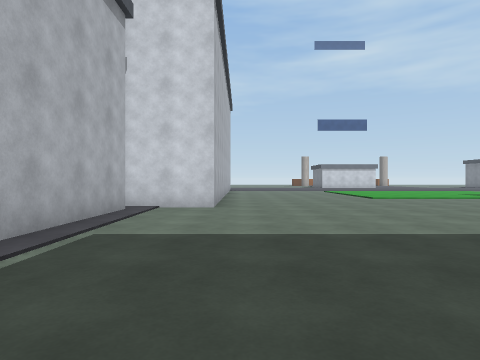
[1] (above)

24 first-person views from a walk through a 3-D level made in the Unity game engine. The camera is 1.2 m above the floor, looks level and sees 75° across. The floor is counted in squares, 2 m on a side. Each view is taken from the middle of a square. On the plan, view 1 faces up. The plan holds only what a view shows up to about 9 squares ahead; the rest is blank. The place goes on beyond the plan.

[2]
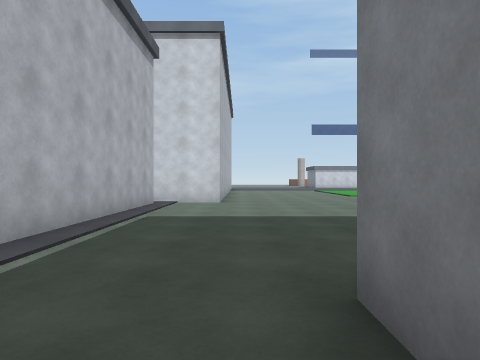

[3]
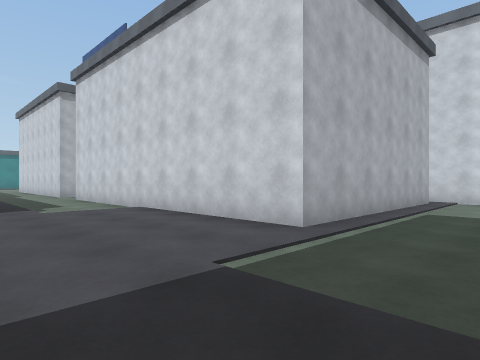

[4]
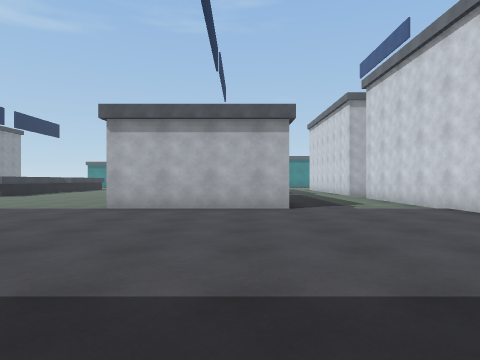

[5]
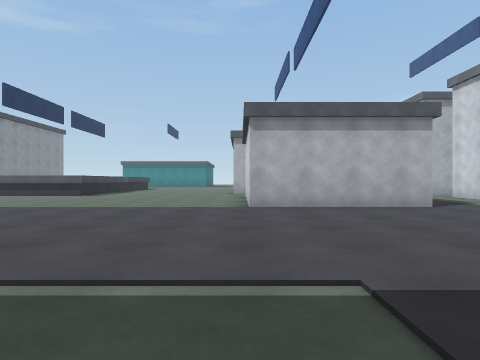

[6]
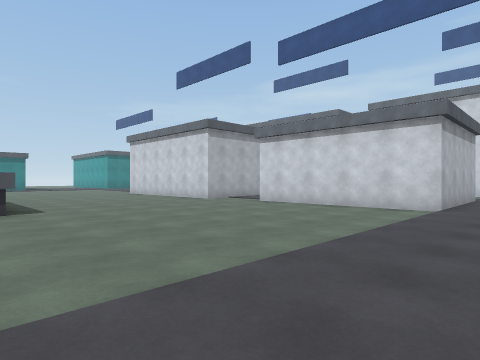

[7]
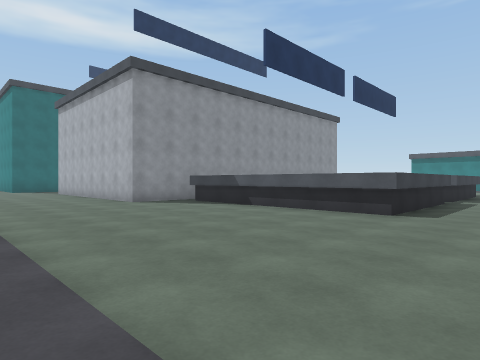

[8]
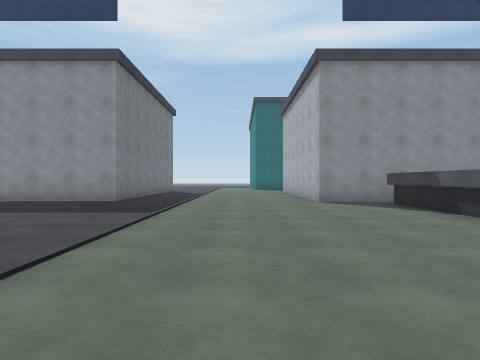

[9]
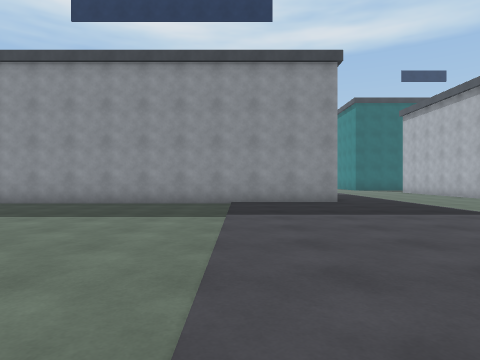

[10]
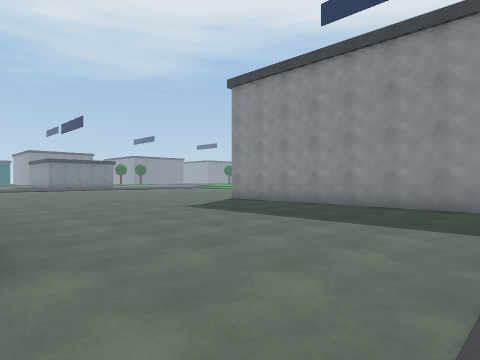

[11]
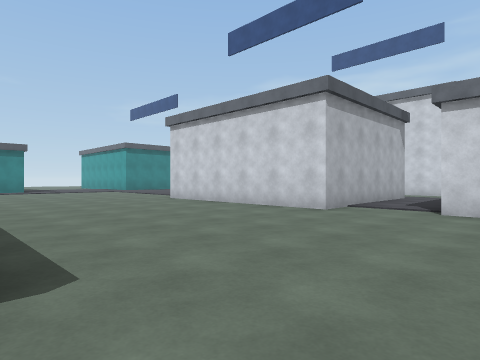

[12]
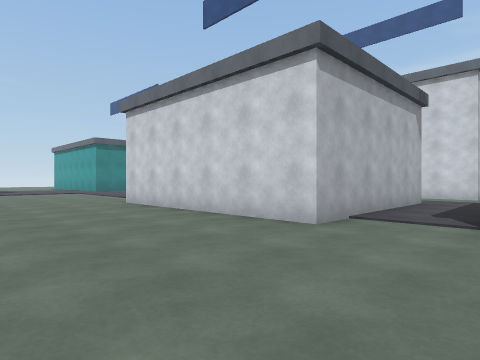

[13]
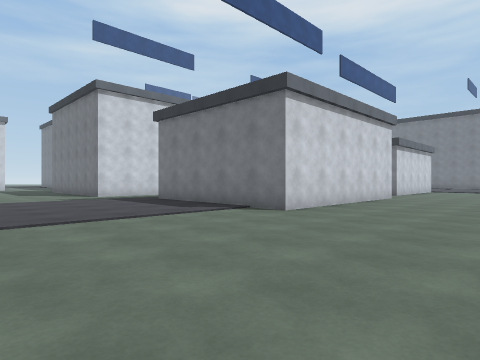

[14]
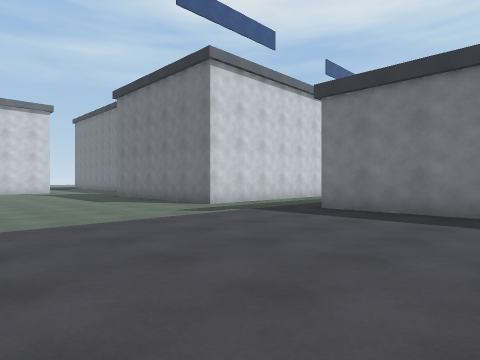

[15]
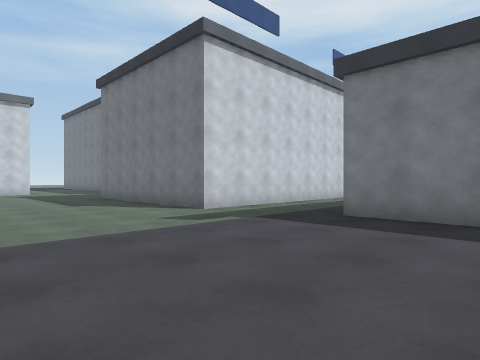

[16]
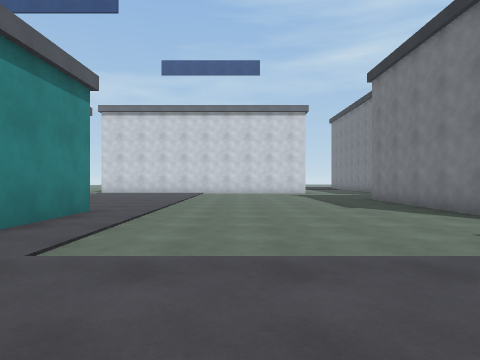

[17]
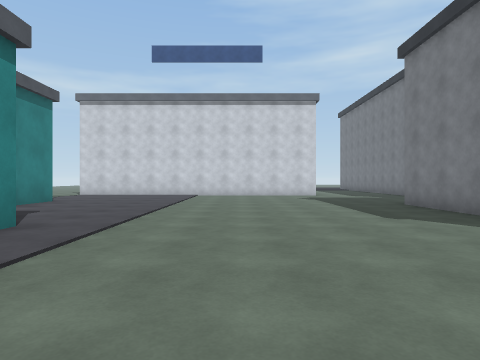

[18]
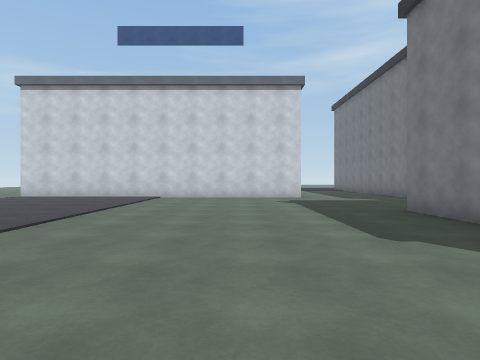

[19]
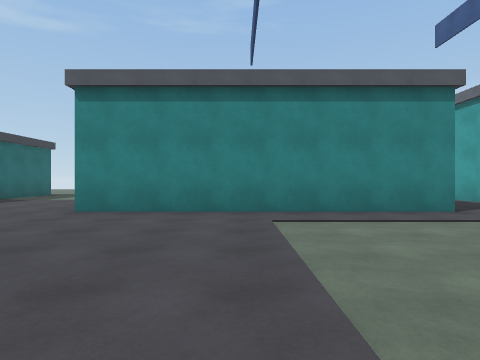

[20]
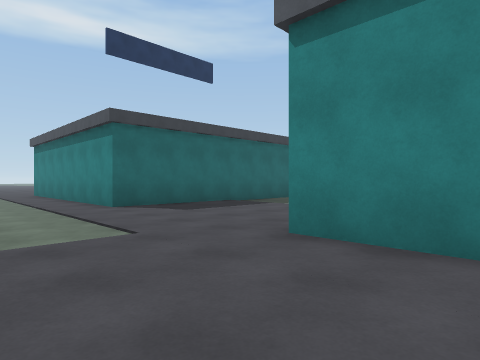

[21]
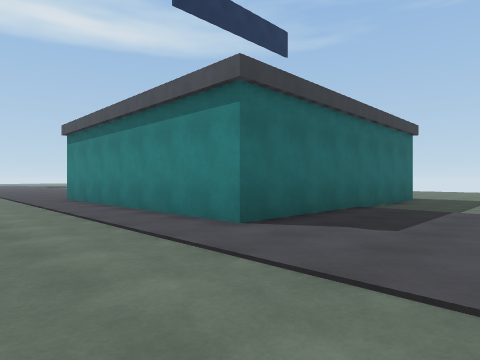

[22]
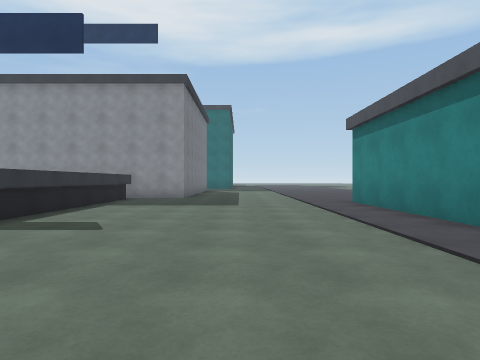

[23]
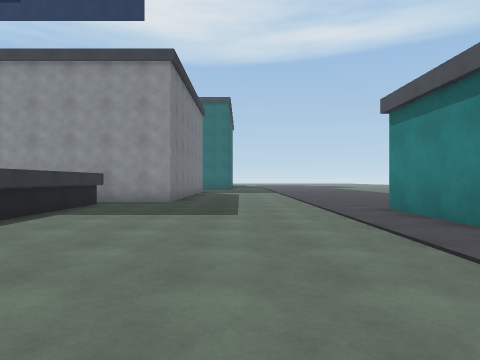

[24]
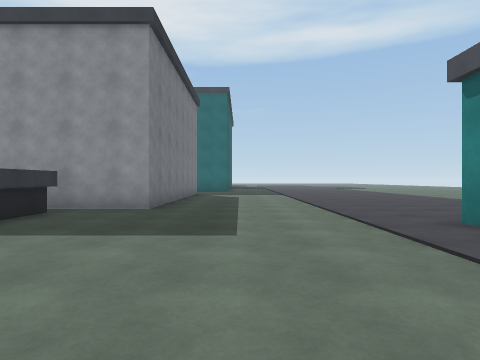

### Floor plan
Key: @ floor where view 1 was taken; # wall or solid block; . floor; ^ raised ledge; O other object.
Columns run from 33 left of view 1 to 8 right of it. Each row starts with its distance up from view 1.
  9     ...........                 #.......
  8     ...........                 #.......
  7    #...........               ###......
  6    #..........#               #........
  5    #..........#               #.......
  4    ...........#               #......
  3      .........#               #......
  2       #.......#               #.....
  1       #.......###       #######....
  0       #...........     ..........@.
 -1       #...........     ...........#
 -2       #.........    .. ...........
 -3       #.......#    #..    #.......
 -4       #.......#    #..    #.......
 -5       #.......#    #..    #......
 -6     ..........#    #..#####......
 -7    ...........######..............
 -8 .................................
 -9 ................................
-10 OOOOOOO........................
-11       O......................  .
-12       O...................... ....
-13    OOOO......   ^.^^^^....................
-14    OOOO......^       ^....................
-15       O......^       ^....................
-16       O......^       ^...................
-17       O......^       ^..................
-18      ........^       ^.................
-19      ........^       ^................
-20     .......####     ####.....##########
-21     .......#            ...

Where each view was taken, in squares from view 1:
view 1: 0 up, 0 right, facing up
view 2: 2 down, 0 right, facing up
view 3: 3 down, 0 right, facing up-left
view 4: 4 down, 0 right, facing left
view 5: 7 down, 0 right, facing left
view 6: 14 down, 5 left, facing up-left
view 7: 11 down, 6 left, facing down-left
view 8: 11 down, 8 left, facing down
view 9: 11 down, 2 left, facing down
view 10: 12 down, 2 left, facing down-right
view 11: 13 down, 10 left, facing up-left
view 12: 11 down, 11 left, facing up-left
view 13: 11 down, 24 left, facing up-right
view 14: 6 down, 25 left, facing up-right
view 15: 5 down, 24 left, facing up-right
view 16: 4 down, 24 left, facing up
view 17: 2 down, 24 left, facing up
view 18: 0 up, 23 left, facing up
view 19: 2 down, 21 left, facing left
view 20: 3 down, 24 left, facing down-left
view 21: 7 down, 24 left, facing down-left
view 22: 9 down, 24 left, facing down
view 23: 11 down, 24 left, facing down
view 24: 13 down, 24 left, facing down
